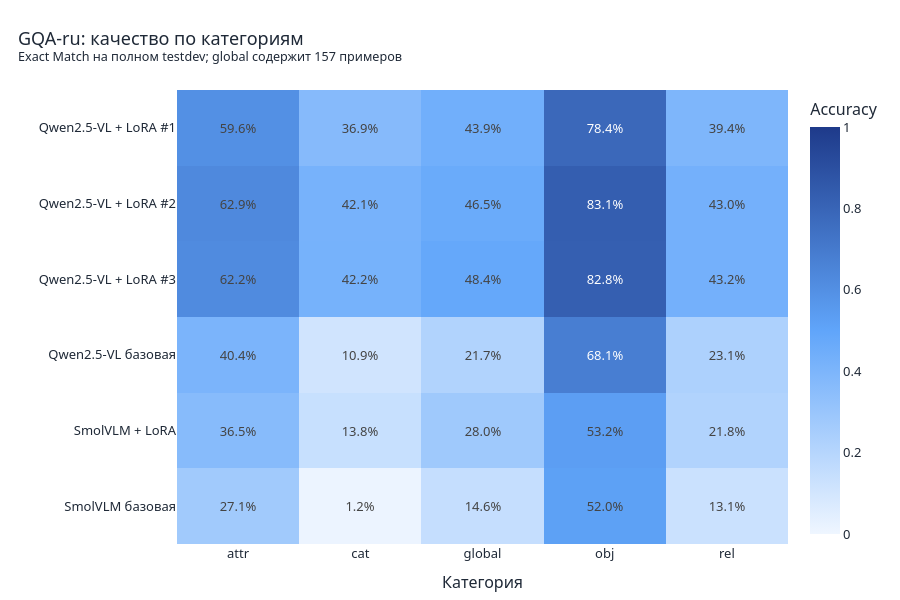

Notebook code for this chart:
### Code cell
matrix = gqa_categories.pivot(index="model", columns="category", values="accuracy")
fig = px.imshow(matrix, text_auto=".1%", aspect="auto", zmin=0, zmax=1, color_continuous_scale=[[0, "#eff6ff"], [0.5, "#60a5fa"], [1, "#1e3a8a"]], labels={"color": "Accuracy"})
fig.update_xaxes(title="Категория")
fig.update_yaxes(title="")
global_examples = int(gqa_categories.loc[gqa_categories["category"].eq("global"), "examples"].max())
style_plot(fig, "GQA-ru: качество по категориям", f"Exact Match на полном testdev; global содержит {global_examples} примеров", 600).show()

### Figure 1 — Plotly figure (JSON) as saved in the notebook; plotly's stock layout.template omitted (floating-point values rounded to 4 significant figures)
{"data": [{"coloraxis": "coloraxis", "hovertemplate": "category: %{x}<br>model: %{y}<br>Accuracy: %{z}<extra></extra>", "name": "0", "texttemplate": "%{z:.1%}", "type": "heatmap", "x": ["attr", "cat", "global", "obj", "rel"], "xaxis": "x", "y": ["Qwen2.5-VL + LoRA #1", "Qwen2.5-VL + LoRA #2", "Qwen2.5-VL + LoRA #3", "Qwen2.5-VL базовая", "SmolVLM + LoRA", "SmolVLM базовая"], "yaxis": "y", "z": [[0.5961, 0.3686, 0.4395, 0.7836, 0.3943], [0.6287, 0.4206, 0.465, 0.8305, 0.4304], [0.6218, 0.4224, 0.4841, 0.8279, 0.4318], [0.4045, 0.1085, 0.2166, 0.6806, 0.2312], [0.3648, 0.1381, 0.2803, 0.5319, 0.2176], [0.2713, 0.01166, 0.1465, 0.5202, 0.131]]}], "layout": {"coloraxis": {"autocolorscale": false, "cmax": 1, "cmin": 0, "colorbar": {"title": {"text": "Accuracy"}}, "colorscale": [[0, "#eff6ff"], [0.5, "#60a5fa"], [1, "#1e3a8a"]]}, "font": {"color": "#1f2937", "family": "Segoe UI", "size": 13}, "height": 600, "legend": {"title": {"text": ""}}, "margin": {"b": 40, "l": 30, "r": 30, "t": 90}, "title": {"text": "GQA-ru: качество по категориям<br><sup>Exact Match на полном testdev; global содержит 157 примеров</sup>", "x": 0.02, "xanchor": "left"}, "xaxis": {"anchor": "y", "domain": [0, 1], "gridcolor": "#e5e7eb", "title": {"text": "Категория"}, "zerolinecolor": "#6b7280"}, "yaxis": {"anchor": "x", "autorange": "reversed", "domain": [0, 1], "gridcolor": "#e5e7eb", "title": {"text": ""}}}}
